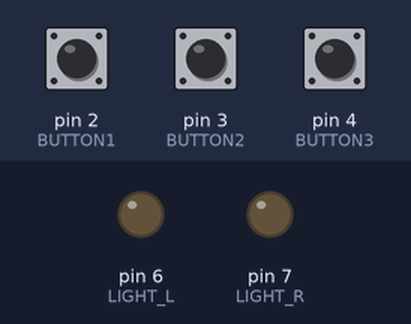
Recording of a sketch running on a simulated Arduino Nano, built with avr-gcc and run on an emulated ATmega328P. Shown: output pins drawn as LEDs (lit = HIGH). Dashed ring = blinking. Inputs (shaded band) come from the test bench; at power-on: pin 2 (BUTTON1) HIGH, pin 3 (BUTTON2) HIGH, pin 4 (BUTTON3) HIGH.

Above: at 1.2 s.
1.3 s: pin 2 (BUTTON1) pulled LOW for 0.15 s
At 1.54 s:
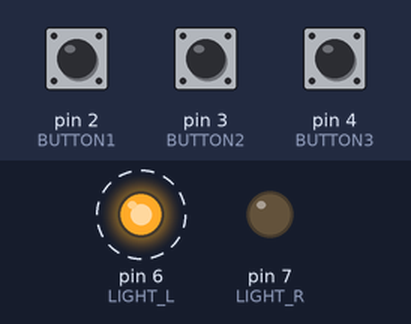
4.4 s: pin 3 (BUTTON2) pulled LOW for 0.15 s
6.0 s: pin 4 (BUTTON3) pulled LOW for 0.15 s
At 6.74 s:
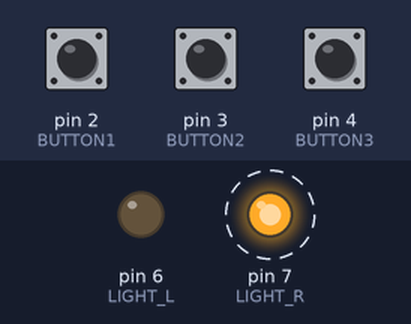
9.1 s: pin 3 (BUTTON2) pulled LOW for 1 s
At 9.1 s:
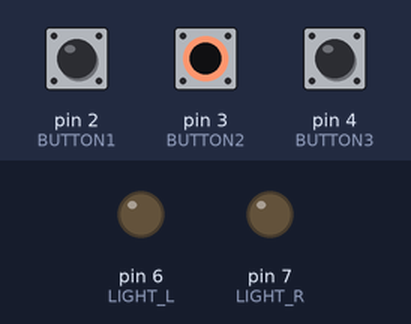
11.6 s: pin 3 (BUTTON2) pulled LOW for 3.2 s
At 14.9 s:
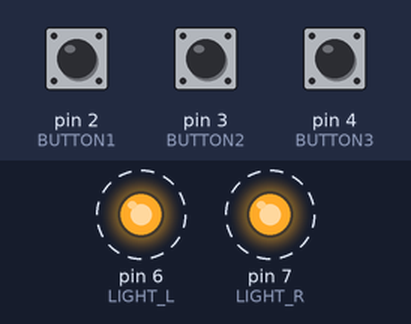
Timing chart, 0 to 18.8 s (numbered marks = the images above; inputs shaded):
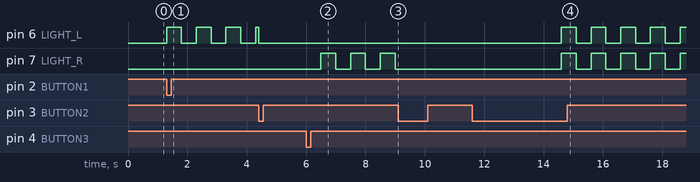

Measured:
- after the input at 1.3 s, pin 6 (LIGHT_L): alternates HIGH for 0.50 s and LOW for 0.50 s, starting at once
- after the input at 6.0 s, pin 7 (LIGHT_R): alternates HIGH for 0.50 s and LOW for 0.50 s, starting after 0.50 s
- after the input at 9.1 s, pin 7 (LIGHT_R): stops changing and stays LOW
- after the input at 11.6 s, pin 6 (LIGHT_L), pin 7 (LIGHT_R): alternates HIGH for 0.50 s and LOW for 0.50 s, starting after 3.0 s

The sketch:

seta_eletronica_nano.ino
```cpp
/*===============================================================

  Controlador de seta eletrônico para motocicletas

  Autor: Gabriel Leonardo e Euler
  Data: 24/04/2023

  Este projeto visa substituir acionadores mecânicos para seta de motos. Preferencialmente deve ser utilizado um arduino nano e relés.
  Os tempos são configuráveis de acordo com a preferência de cada motociclista.
  É aplicácel tanto com botões mecânicos quanto capacitivos. Botão é acionado em LOW

==============================================================*/

#define BUTTON1 PD2 // Botão usado para piscar a lâmpada esquerda
#define BUTTON2 PD3 // Botão usado para parar de piscar todas as lâmpadas ou acender o modo pisca-alerta
#define BUTTON3 PD4 // Botão usado para piscar a lâmpada direita
#define LIGHT_L PD6
#define LIGHT_R PD7

int i = 0;              // contador 1
int i1 = 0;             // contador 2
int limit = 0;
unsigned long t0 = 0.0; // armazena o tempo inicial
unsigned long t1 = 0.0; // armazena o tempo final

void setup() {

  pinMode(BUTTON1, INPUT_PULLUP);
  pinMode(BUTTON2, INPUT_PULLUP);
  pinMode(BUTTON3, INPUT_PULLUP);
  pinMode(LIGHT_L, OUTPUT);
  pinMode(LIGHT_R, OUTPUT);

  attachInterrupt(digitalPinToInterrupt(BUTTON2), stop_light, FALLING); // Ativa a interrupção no pino do BUTTON2. A interrupção será usada para parar de piscar qualquer lâmpada imediatamente (exceto pisca-alerta)

}

void loop() {
  if(digitalRead(BUTTON1)==LOW){                   // Caso pressionado BUTTON 1, chama direction_left()
    direction_left();
  }
  if(digitalRead(BUTTON3)==LOW){                  // Caso pressionado BUTTON 3, chama direction_right()
    direction_right();
  }
  if(digitalRead(BUTTON2)==LOW){
    t0 = millis();
    while(1){
      t1 = millis();
      if ((unsigned long)(t1 - t0) >= 3000) {     // Caso o BUTTON 2 seja segurado por mais de 3 segundos, entra no modo pisca-alerta
        digitalWrite(LIGHT_R, HIGH);
        digitalWrite(LIGHT_L, HIGH);
        t0 = millis();
        i1 = 0;

        while (1){
          t1 = millis();
          if ((unsigned long)(t1 - t0) >= 500) {    // Muda o estado das lâmpadas a cada 0,5 segundos
            t0 = millis();
          if (i1 % 2 == 0){
            digitalWrite(LIGHT_R, LOW);
            digitalWrite(LIGHT_L, LOW);
          }
          else {
            digitalWrite(LIGHT_R, HIGH);
            digitalWrite(LIGHT_L, HIGH);
          }
          i1++;
          }

          if (i1 > 5) {
            if (digitalRead(BUTTON2)==LOW){        // Caso o BUTTON 2 seja pressionado novamente depois ocorrerem ao menos 5 mudanças de estado, sai do modo pisca-alerta
              break;
            }
          }
        }
        break;
      }
      if(digitalRead(BUTTON2)==HIGH){              // Caso o BUTTON 2 não tenha sido segurado por pelo menos 3 segundos, voltará ao estado HIGH e retornará para o loop
        break;
      }
    }
  }
}

void direction_left(){                        // Função responsável por piscar a lâmpada da esquerda

  digitalWrite(LIGHT_L, HIGH);
  t0 = millis();
  limit = 30;    // Define o limite para 30 mudanças de estado
  i = 0;
  i1 = 0;

  while (1){
    t1 = millis();
    if ((unsigned long)(t1 - t0) >= 500) {   // Troca o estado das lâmpadas a cada 0,5 segundos
      t0 = millis();
      if (i % 2 == 0){
        digitalWrite(LIGHT_L, LOW);
      }
      else {
        digitalWrite(LIGHT_L, HIGH);
      }
      i++;

      if ((i == 4) && (i1 == 0) && (digitalRead(BUTTON1) == LOW)){    // Se o BUTTON1 for segurado por ao menos 4 mudanças de estado, aumenta o limite para 60 mudanças de estado
        limit = 60;
        i1 = 1;   // registra que esta função já foi realizada
      }

      if(i > limit){    // Condicional que encerra a direction_left() de acordo com o limite definido
      digitalWrite(LIGHT_L, LOW);
      i = 0;
      break;
      }
    }
  }

  loop();
}

void direction_right(){    // Funciona da mesma forma que a direction_left(), mas para a lâmpada direita

  digitalWrite(LIGHT_R, HIGH);
  limit = 30;
  i = 0;
  i1 = 0;

  while (1){
    t1 = millis();
    if ((unsigned long)(t1 - t0) >= 500) {
      t0 = millis();
      if (i % 2 == 0){
        digitalWrite(LIGHT_R, LOW);
      }
      else {
        digitalWrite(LIGHT_R, HIGH);
      }
      i++;

      if ((i == 4) && (i1 == 0) && (digitalRead(BUTTON3) == LOW)){
        limit = 60;
        i1 = 1;
      }

      if(i > limit){
        digitalWrite(LIGHT_R, LOW);
        i = 0;
        break;
      }
    }
  }

  loop();
}

void stop_light(){  // Função usada para encerrar a direction_left() e direction_right() em qualquer instante
  digitalWrite(LIGHT_L, LOW);
  digitalWrite(LIGHT_R, LOW);
  i = 61;
}
```
